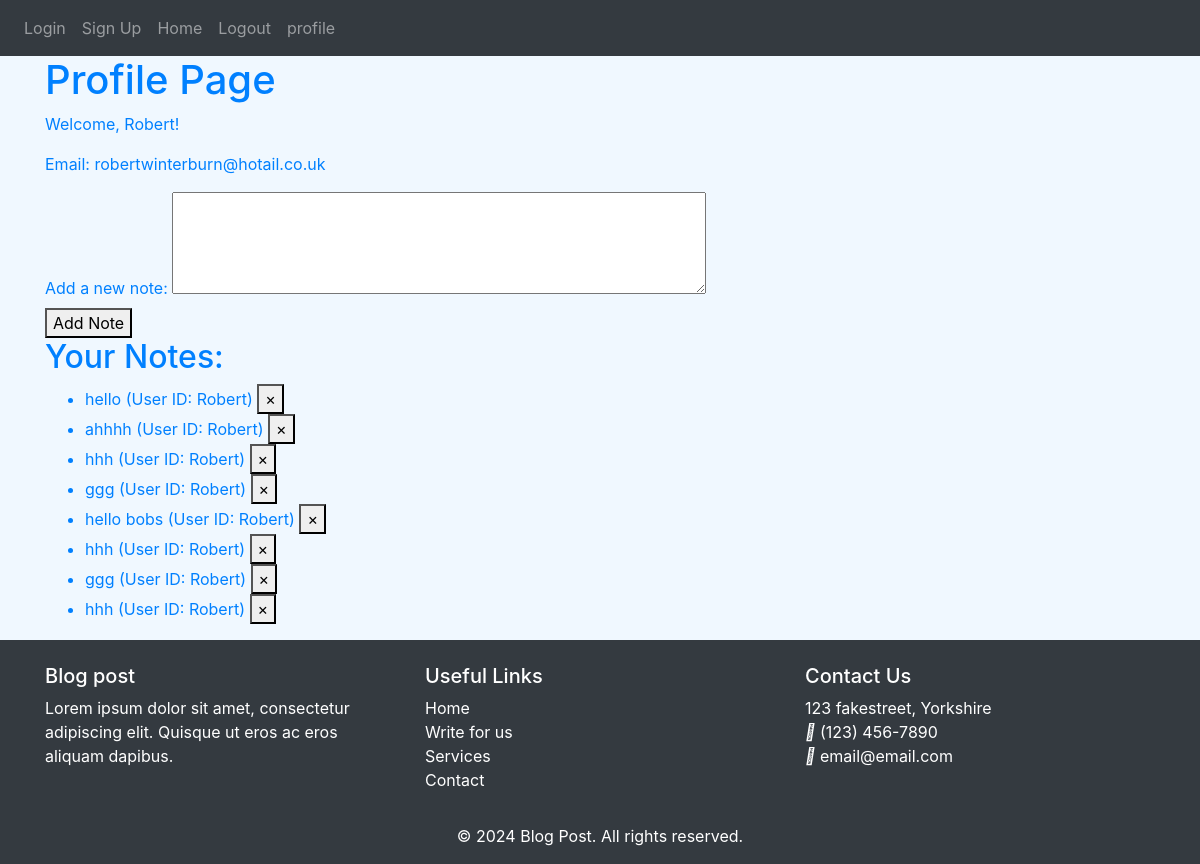
/profile (signed in), run on an earlier commit of the app's database.
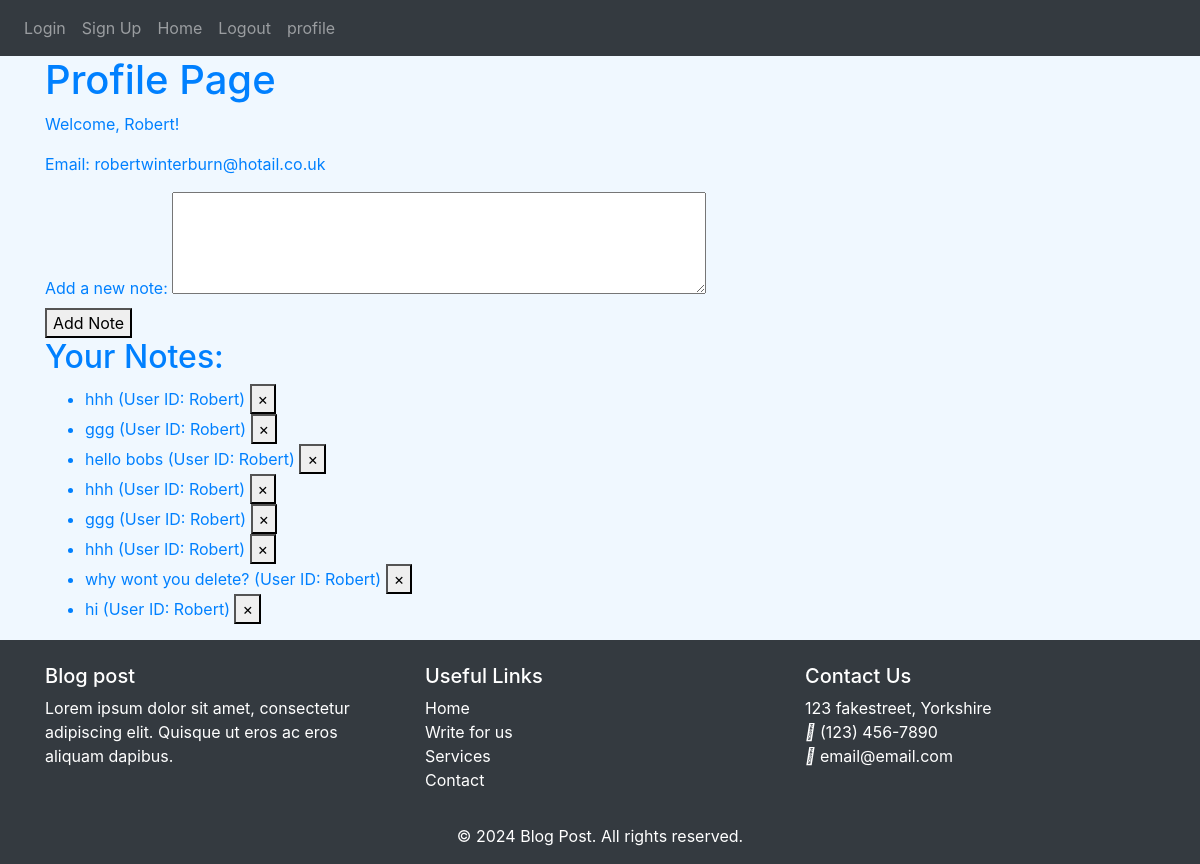
And on a later commit of the database.
### models.py (models this page shows)
class User(db.Model, UserMixin):
    __tablename__ = 'users'
    id = db.Column(db.Integer, primary_key=True)
    email = db.Column(db.String(150), unique=True)
    password = db.Column(db.String(150))
    first_name = db.Column(db.String(150))
    notes = db.relationship('Note', back_populates='user')

class Note(db.Model):
    __tablename__ = 'notes'
    id = db.Column(db.Integer, primary_key=True)
    data = db.Column(db.String(1000))
    user_id = db.Column(db.Integer, db.ForeignKey('users.id'))
    user = db.relationship('User', back_populates='notes')

### auth.py (the view, shortened to what this page needs)
@auth.route('/profile', methods=['GET', 'POST'])
def profile():
    user_id = session.get('user_id')
    if not user_id:
        flash('You need to log in to view your profile', category='error')
        return redirect(url_for('auth.login'))
    user = User.query.get(user_id)
    if not user:
        flash('User not found', category='error')
        return redirect(url_for('auth.login'))
    return render_template('profile.html', user=user)

### app/templates/profile.html (shortened to what this page needs)
{% extends "base.html" %}
{% block content %}
</head>
<body>
    <h1>Profile Page</h1>
    <p>Welcome, {{ user.first_name }}!</p>
    <p>Email: {{ user.email }}</p>
    <form method="POST">
        <label for="note">Add a new note:</label>
        <textarea id="note" name="note" rows="4" cols="50"></textarea><br>
        <button type="submit">Add Note</button>
    </form>
    <h2>Your Notes:</h2>
    <ul>
        {% if user.notes %}
            {% for note in user.notes %}
                <li>{{ note.data }} (User ID: {{ user.first_name }})
                    <button type="button" class="delete" onClick="deleteNote({{ note.id }})">
                        <span aria-hidden="true">&times;</span>
                    </button>
                </li>
            {% endfor %}
        {% else %}
            <li>No notes found.</li>
        {% endif %}
    </ul>
</body>
</html>
{% endblock %}

### app/templates/base.html (shortened to what this page needs)
<!DOCTYPE html>
<html lang="en">
<head>
    <link
      rel="stylesheet"
      href="https://stackpath.bootstrapcdn.com/bootstrap/4.4.1/css/bootstrap.min.css"
    />
    <link
      rel="stylesheet"
      href="https://stackpath.bootstrapcdn.com/font-awesome/4.7.0/css/font-awesome.min.css"
    />
    <link rel="stylesheet" type="text/css" href="{{ url_for('static', filename='styles.css')}}">
</head>
<body>
  <nav id="nav" class ="navbar navbar-expand-lg navbar-dark bg-dark">
    <div class="collapse navbar-collapse" id="navbar">
        <div class="navbar-nav">
            <a class="nav-item nav-link" id="login" href="/login">Login </a>
            <a class="nav-item nav-link" id="signUp" href="/sign-up">Sign Up </a>
            <a class="nav-item nav-link" id="home" href="/home">Home </a>
            <a class="nav-item nav-link" id="logout" href="/logout">Logout </a>
            <a class="nav-item nav-link" id="profile" href="/profile">profile </a>
        </div>
    </div>
</nav>
<div class="container">
    {% block content %}
    {% endblock %}
<footer class="bg-dark text-white pt-4">
  <div class="container">
      <div class="row">
          <div class="col-md-4">
              <h5>Blog post</h5>
              <p>Lorem ipsum dolor sit amet, consectetur adipiscing elit. Quisque ut eros ac eros aliquam dapibus.</p>
          </div>
          <div class="col-md-4">
              <h5>Useful Links</h5>
              <ul class="list-unstyled">
                  <li><a href="#" class="text-white">Home</a></li>
                  <li><a href="#" class="text-white">Write for us</a></li>
                  <li><a href="#" class="text-white">Services</a></li>
                  <li><a href="#" class="text-white">Contact</a></li>
              </ul>
          </div>
          <div class="col-md-4">
              <h5>Contact Us</h5>
              <ul class="list-unstyled">
                  <li> 123 fakestreet, Yorkshire</li>
                  <li><i class="fas fa-phone"></i> (123) 456-7890</li>
                  <li><i class="fas fa-envelope"></i> email@email.com</li>
              </ul>
          </div>
      </div>
      <div class="row">
          <div class="col-12 text-center mt-3">
              <p>&copy; 2024 Blog Post. All rights reserved.</p>
          </div>
      </div>
  </div>
</footer>
</body>
</html>

### static/styles.css (style rules this page uses)
body { color: #0080ff; background-color: aliceblue; }
footer { position: sticky }

What changed in the data, as far as the page shows it:
removed Note: data "hello", {{ user.first_name }} "Robert"
removed Note: data "ahhhh", {{ user.first_name }} "Robert"
added Note: data "why wont you delete?", {{ user.first_name }} "Robert"
added Note: data "hi", {{ user.first_name }} "Robert"
